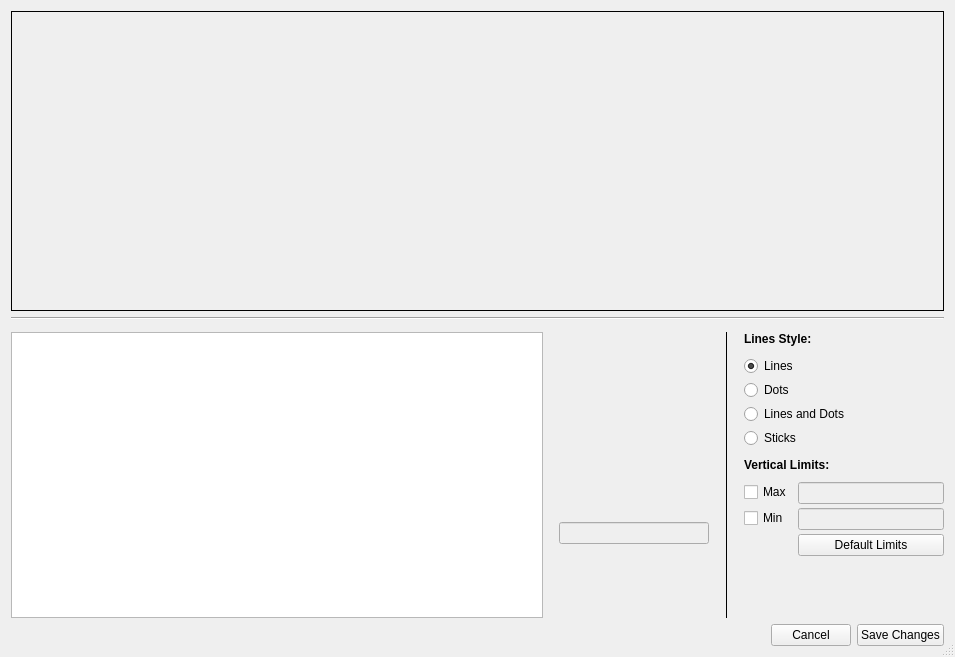
<?xml version="1.0" encoding="UTF-8"?>
<ui version="4.0">
 <class>PlotWidgetEditor</class>
 <widget class="QDialog" name="PlotWidgetEditor">
  <property name="geometry">
   <rect>
    <x>0</x>
    <y>0</y>
    <width>955</width>
    <height>657</height>
   </rect>
  </property>
  <property name="minimumSize">
   <size>
    <width>900</width>
    <height>0</height>
   </size>
  </property>
  <property name="maximumSize">
   <size>
    <width>16777215</width>
    <height>16777215</height>
   </size>
  </property>
  <property name="windowTitle">
   <string>Edit the Plot Area</string>
  </property>
  <property name="sizeGripEnabled">
   <bool>true</bool>
  </property>
  <property name="modal">
   <bool>false</bool>
  </property>
  <layout class="QVBoxLayout" name="verticalLayout_2">
   <item>
    <widget class="QFrame" name="framePlotPreview">
     <property name="minimumSize">
      <size>
       <width>800</width>
       <height>300</height>
      </size>
     </property>
     <property name="frameShape">
      <enum>QFrame::Box</enum>
     </property>
    </widget>
   </item>
   <item>
    <widget class="Line" name="line">
     <property name="orientation">
      <enum>Qt::Horizontal</enum>
     </property>
    </widget>
   </item>
   <item>
    <widget class="QWidget" name="widgetBottom" native="true">
     <property name="minimumSize">
      <size>
       <width>0</width>
       <height>250</height>
      </size>
     </property>
     <property name="maximumSize">
      <size>
       <width>16777215</width>
       <height>16777215</height>
      </size>
     </property>
     <layout class="QHBoxLayout" name="horizontalLayout" stretch="2,0,0,0">
      <property name="spacing">
       <number>16</number>
      </property>
      <property name="leftMargin">
       <number>0</number>
      </property>
      <property name="topMargin">
       <number>6</number>
      </property>
      <property name="rightMargin">
       <number>0</number>
      </property>
      <property name="bottomMargin">
       <number>0</number>
      </property>
      <item>
       <widget class="QWidget" name="widgetNames" native="true">
        <property name="minimumSize">
         <size>
          <width>300</width>
          <height>0</height>
         </size>
        </property>
        <layout class="QVBoxLayout" name="verticalLayout_3">
         <property name="spacing">
          <number>0</number>
         </property>
         <property name="leftMargin">
          <number>0</number>
         </property>
         <property name="topMargin">
          <number>0</number>
         </property>
         <property name="rightMargin">
          <number>0</number>
         </property>
         <property name="bottomMargin">
          <number>0</number>
         </property>
         <item>
          <widget class="QListWidget" name="listWidget">
           <property name="sizePolicy">
            <sizepolicy hsizetype="Expanding" vsizetype="Minimum">
             <horstretch>0</horstretch>
             <verstretch>0</verstretch>
            </sizepolicy>
           </property>
           <property name="minimumSize">
            <size>
             <width>300</width>
             <height>0</height>
            </size>
           </property>
           <property name="maximumSize">
            <size>
             <width>16777215</width>
             <height>16777215</height>
            </size>
           </property>
           <property name="focusPolicy">
            <enum>Qt::ClickFocus</enum>
           </property>
           <property name="editTriggers">
            <set>QAbstractItemView::NoEditTriggers</set>
           </property>
           <property name="selectionMode">
            <enum>QAbstractItemView::SingleSelection</enum>
           </property>
           <property name="selectionBehavior">
            <enum>QAbstractItemView::SelectRows</enum>
           </property>
          </widget>
         </item>
        </layout>
       </widget>
      </item>
      <item>
       <widget class="QWidget" name="widgetColor" native="true">
        <property name="enabled">
         <bool>false</bool>
        </property>
        <property name="minimumSize">
         <size>
          <width>150</width>
          <height>250</height>
         </size>
        </property>
        <property name="maximumSize">
         <size>
          <width>150</width>
          <height>16777215</height>
         </size>
        </property>
        <layout class="QVBoxLayout" name="verticalLayout_6">
         <property name="spacing">
          <number>10</number>
         </property>
         <property name="leftMargin">
          <number>0</number>
         </property>
         <property name="topMargin">
          <number>0</number>
         </property>
         <property name="rightMargin">
          <number>0</number>
         </property>
         <property name="bottomMargin">
          <number>0</number>
         </property>
         <item>
          <widget class="QWidget" name="widgetWheel" native="true">
           <property name="minimumSize">
            <size>
             <width>150</width>
             <height>180</height>
            </size>
           </property>
           <property name="maximumSize">
            <size>
             <width>150</width>
             <height>180</height>
            </size>
           </property>
          </widget>
         </item>
         <item>
          <widget class="QLineEdit" name="editColotText">
           <property name="focusPolicy">
            <enum>Qt::ClickFocus</enum>
           </property>
          </widget>
         </item>
         <item>
          <spacer name="verticalSpacer_2">
           <property name="orientation">
            <enum>Qt::Vertical</enum>
           </property>
           <property name="sizeHint" stdset="0">
            <size>
             <width>20</width>
             <height>40</height>
            </size>
           </property>
          </spacer>
         </item>
        </layout>
       </widget>
      </item>
      <item>
       <widget class="Line" name="line_2">
        <property name="frameShadow">
         <enum>QFrame::Plain</enum>
        </property>
        <property name="orientation">
         <enum>Qt::Vertical</enum>
        </property>
       </widget>
      </item>
      <item>
       <widget class="QWidget" name="widgetMore" native="true">
        <property name="enabled">
         <bool>true</bool>
        </property>
        <property name="minimumSize">
         <size>
          <width>200</width>
          <height>250</height>
         </size>
        </property>
        <property name="maximumSize">
         <size>
          <width>200</width>
          <height>16777215</height>
         </size>
        </property>
        <layout class="QVBoxLayout" name="verticalLayout_4">
         <property name="spacing">
          <number>10</number>
         </property>
         <property name="leftMargin">
          <number>0</number>
         </property>
         <property name="topMargin">
          <number>0</number>
         </property>
         <property name="rightMargin">
          <number>0</number>
         </property>
         <property name="bottomMargin">
          <number>0</number>
         </property>
         <item>
          <widget class="QLabel" name="label">
           <property name="font">
            <font>
             <bold>true</bold>
            </font>
           </property>
           <property name="text">
            <string>Lines Style:</string>
           </property>
          </widget>
         </item>
         <item>
          <widget class="QFrame" name="frameStyle">
           <property name="minimumSize">
            <size>
             <width>200</width>
             <height>0</height>
            </size>
           </property>
           <property name="maximumSize">
            <size>
             <width>400</width>
             <height>200</height>
            </size>
           </property>
           <layout class="QVBoxLayout" name="verticalLayout_5">
            <property name="spacing">
             <number>4</number>
            </property>
            <property name="leftMargin">
             <number>0</number>
            </property>
            <property name="topMargin">
             <number>0</number>
            </property>
            <property name="rightMargin">
             <number>0</number>
            </property>
            <property name="bottomMargin">
             <number>0</number>
            </property>
            <item>
             <widget class="QRadioButton" name="radioLines">
              <property name="focusPolicy">
               <enum>Qt::NoFocus</enum>
              </property>
              <property name="text">
               <string>Lines</string>
              </property>
              <property name="checked">
               <bool>true</bool>
              </property>
             </widget>
            </item>
            <item>
             <widget class="QRadioButton" name="radioPoints">
              <property name="focusPolicy">
               <enum>Qt::NoFocus</enum>
              </property>
              <property name="text">
               <string>Dots</string>
              </property>
              <property name="checked">
               <bool>false</bool>
              </property>
             </widget>
            </item>
            <item>
             <widget class="QRadioButton" name="radioBoth">
              <property name="focusPolicy">
               <enum>Qt::NoFocus</enum>
              </property>
              <property name="text">
               <string>Lines and Dots</string>
              </property>
             </widget>
            </item>
            <item>
             <widget class="QRadioButton" name="radioSticks">
              <property name="text">
               <string>Sticks</string>
              </property>
             </widget>
            </item>
           </layout>
          </widget>
         </item>
         <item>
          <widget class="QLabel" name="label_2">
           <property name="font">
            <font>
             <bold>true</bold>
            </font>
           </property>
           <property name="text">
            <string>Vertical Limits:</string>
           </property>
          </widget>
         </item>
         <item>
          <widget class="QFrame" name="frameLimits">
           <property name="minimumSize">
            <size>
             <width>200</width>
             <height>0</height>
            </size>
           </property>
           <property name="maximumSize">
            <size>
             <width>16777215</width>
             <height>200</height>
            </size>
           </property>
           <layout class="QFormLayout" name="formLayout">
            <property name="horizontalSpacing">
             <number>6</number>
            </property>
            <property name="verticalSpacing">
             <number>4</number>
            </property>
            <property name="leftMargin">
             <number>0</number>
            </property>
            <property name="topMargin">
             <number>0</number>
            </property>
            <property name="rightMargin">
             <number>0</number>
            </property>
            <property name="bottomMargin">
             <number>0</number>
            </property>
            <item row="1" column="0">
             <widget class="QCheckBox" name="checkBoxMax">
              <property name="focusPolicy">
               <enum>Qt::NoFocus</enum>
              </property>
              <property name="text">
               <string>Max</string>
              </property>
             </widget>
            </item>
            <item row="1" column="1">
             <widget class="QLineEdit" name="lineLimitMax">
              <property name="enabled">
               <bool>false</bool>
              </property>
              <property name="focusPolicy">
               <enum>Qt::ClickFocus</enum>
              </property>
             </widget>
            </item>
            <item row="2" column="0">
             <widget class="QCheckBox" name="checkBoxMin">
              <property name="focusPolicy">
               <enum>Qt::NoFocus</enum>
              </property>
              <property name="text">
               <string>Min</string>
              </property>
             </widget>
            </item>
            <item row="2" column="1">
             <widget class="QLineEdit" name="lineLimitMin">
              <property name="enabled">
               <bool>false</bool>
              </property>
              <property name="focusPolicy">
               <enum>Qt::ClickFocus</enum>
              </property>
             </widget>
            </item>
            <item row="3" column="1">
             <layout class="QHBoxLayout" name="horizontalLayout_2">
              <property name="topMargin">
               <number>0</number>
              </property>
              <item>
               <widget class="QPushButton" name="pushButtonReset">
                <property name="minimumSize">
                 <size>
                  <width>110</width>
                  <height>0</height>
                 </size>
                </property>
                <property name="maximumSize">
                 <size>
                  <width>16777215</width>
                  <height>16777215</height>
                 </size>
                </property>
                <property name="focusPolicy">
                 <enum>Qt::NoFocus</enum>
                </property>
                <property name="layoutDirection">
                 <enum>Qt::LeftToRight</enum>
                </property>
                <property name="text">
                 <string>Default Limits</string>
                </property>
                <property name="flat">
                 <bool>false</bool>
                </property>
               </widget>
              </item>
             </layout>
            </item>
           </layout>
          </widget>
         </item>
         <item>
          <spacer name="verticalSpacer">
           <property name="orientation">
            <enum>Qt::Vertical</enum>
           </property>
           <property name="sizeHint" stdset="0">
            <size>
             <width>20</width>
             <height>40</height>
            </size>
           </property>
          </spacer>
         </item>
        </layout>
       </widget>
      </item>
     </layout>
    </widget>
   </item>
   <item>
    <layout class="QHBoxLayout" name="horizontalLayout_3">
     <property name="topMargin">
      <number>0</number>
     </property>
     <item>
      <spacer name="horizontalSpacer">
       <property name="orientation">
        <enum>Qt::Horizontal</enum>
       </property>
       <property name="sizeHint" stdset="0">
        <size>
         <width>40</width>
         <height>20</height>
        </size>
       </property>
      </spacer>
     </item>
     <item>
      <widget class="QPushButton" name="pushButtonCancel">
       <property name="focusPolicy">
        <enum>Qt::NoFocus</enum>
       </property>
       <property name="text">
        <string>Cancel</string>
       </property>
      </widget>
     </item>
     <item>
      <widget class="QPushButton" name="pushButtonSave">
       <property name="focusPolicy">
        <enum>Qt::NoFocus</enum>
       </property>
       <property name="text">
        <string>Save Changes</string>
       </property>
      </widget>
     </item>
    </layout>
   </item>
  </layout>
 </widget>
 <resources/>
 <connections/>
</ui>
